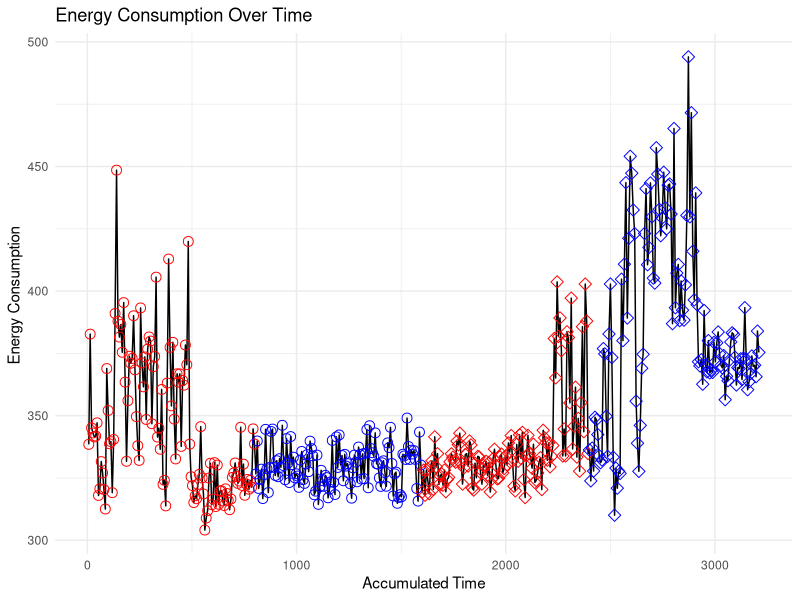

This chart was generated by the following R code:
data <- read.csv("data/evoapps-1.11.7-baseline-bna-baseline-16-Oct-11-08-20.csv")

data$accumulated_time <- cumsum(data$seconds)
library(ggplot2)

data$color <- ifelse(data$population_size == 200, "red", "blue")
data$shape <- ifelse(data$dimension == 3, 21,23)
ggplot(data, aes(x = accumulated_time, y = PKG)) +
  geom_line() + geom_point(color=data$color, shape=data$shape,size=3) +
  labs(
    title = "Energy Consumption Over Time",
    x = "Accumulated Time",
    y = "Energy Consumption "
  ) +
  theme_minimal()
